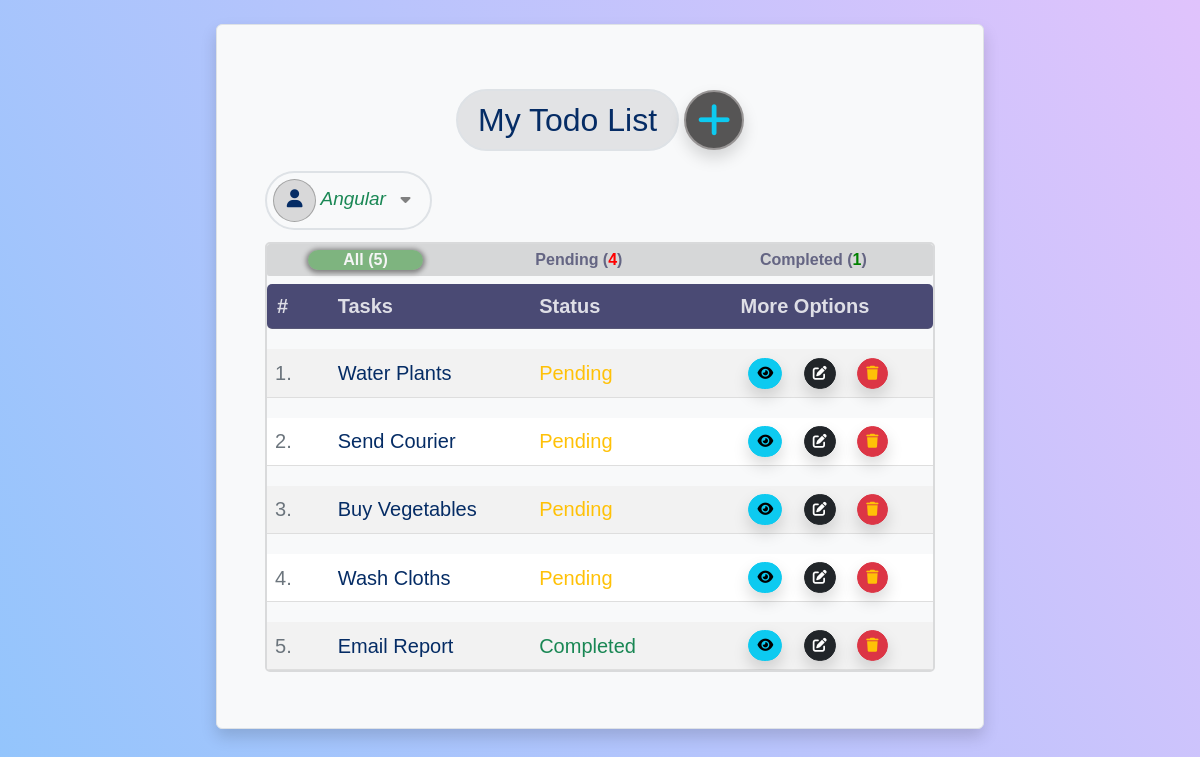
The page /mytodos/home/ (signed in) on the database its author committed.
### mytodos/models.py (models this page shows, shortened)
class Task(models.Model):
    user = models.ForeignKey(User, on_delete=models.CASCADE)
    title = models.CharField(max_length=300)
    description = models.TextField(null=True, blank=True)
    completed = models.BooleanField(default=False)
    date_created = models.DateTimeField(auto_now_add=True)
    class Meta:
        ordering = ['completed']

### mytodos/views.py (the view, shortened to what this page needs)
# urls.py: path('mytodos/home/', views.HomeView.as_view(), name='home'),
@method_decorator(decorator_list, name='dispatch')
class HomeView(View):
    def get(self, request, *args, **kwargs):
        qs = Task.objects.filter(user=request.user)
        completed_tasks = qs.filter(completed=True)
        pending_tasks = qs.filter(completed=False)
        completed_count = completed_tasks.aggregate(total_count=Count("id"))
        pending_count = pending_tasks.aggregate(total_count=Count("id"))
        group_by_count = Task.objects.filter(user=request.user).values('completed').annotate(total=Count("id"))
        all_count = Task.objects.filter(user=request.user).values('completed').aggregate(total=Count("id"))
        form = TaskForm()
        return render(request, 'home.html', {
                                                'data':qs,
                                                'completed_tasks': completed_tasks,
                                                'pending_tasks': pending_tasks,
                                                'completed_count': completed_count,
                                                'pending_count': pending_count,
                                                'all_count': all_count,
                                                'form': form,
                                                })

### mytodos/templates/home.html (shortened to what this page needs)
<!DOCTYPE html>
{% load tz %}
{% load static %}
<html lang="en">
<head>
    <link href="https://cdn.jsdelivr.net/npm/bootstrap@5.3.2/dist/css/bootstrap.min.css" rel="stylesheet"
>
    <link rel="stylesheet" href="https://cdnjs.cloudflare.com/ajax/libs/font-awesome/6.5.1/css/all.min.css"
 />
    <link rel="stylesheet" href="{% static 'css/mystyles.css' %}">
</head>
<body class="home">
    <div class="container my-3">
        <div class="mx-auto shadow border p-3 p-md-5 mt-4 rounded-2 app-div bg-body-tertiary">
            <h2 class="text-center mt-2 p-2 text-primary-emphasis">
                <span class="rounded-5 bg-secondary-subtle border border-2 "> My Todo List</span>
                <a href="{% url 'task-add' %}" class="text-info add-btn shadow" data-bs-toggle="tooltip" data-bs-placement="top" data-bs-title="Add new Todo's"><i class="fa-solid fa-plus"></i></a>
            </h2>
            <div class="user-div">
                <div class="username-div">
                    <span class="username-span text-primary-emphasis border border-2 rounded-5"><i class="fa-solid fa-user "></i> <i class="text-success username text-capitalize">{{request.user}}</i> <i class="fa-solid fa-caret-down"></i></span>
                </div>
            </div>
            <table class="table table-striped align-middle my-2 table-hover" style="width:100%;">
                <colgroup span="1" class=""></colgroup>
                <colgroup span="2"></colgroup>
                <colgroup span="1" class="more-option-column"></colgroup>
                <thead>
                    <tr>
                        <td colspan="4" class="bg-light status-heading">
                            <div class="task-status-div d-flex justify-content-around">
                                <a class="all_button active">All (<span class="">{{all_count.total}}</span>)</a>
                                <a class="pending_button">Pending (<span class="">{{pending_count.total_count}}</span>)</a>
                                <a class="completed_button">Completed (<span class="">{{completed_count.total_count}}</span>)</a>
                            </div>
                        </td>
                    </tr>
                    <tr>
                        <th style="width: 64px; min-width: 30px;">#</th>
                        <th>Tasks</th>
                        <th>
                        </th>
                        <th >More Options</th>
                    </tr>
                </thead>
                <tbody>
                    {% for todo in data %}
                    <tr class="js-strike-through all_task">
                        <td class="text-secondary">
                            {{forloop.counter}}.
                        </td>
                        <td>
                            <span class="text-primary-emphasis">{{todo.title}}</span>
                        </td>
                        <td class="js-complete-status complete-status">
                            {% if todo.completed == True %}
                            <span class="text-success">Completed</span>
                            {% else %}
                            <span class="text-warning">Pending</span>
                            {% endif %}
                        </td>
                        <td>
                            <div class="more-options">
                                <a class="btn btn-sm btn-info rounded-5 ms-2 shadow" data-bs-toggle="modal" data-bs-target="#staticBackdrop{{forloop.counter}}"><i class="fa-solid fa-eye"></i></a>
                                <a href="{% url 'task-edit' todo.id %}" class="btn btn-sm btn-dark rounded-5 mx-3 shadow"><i class="fa-solid fa-pen-to-square"></i></a>
                                <button data-todo-id="{{todo.id}}" class="btn btn-sm btn-danger text-warning rounded-5 delete-button shadow"><i class="fa-solid fa-trash"></i></button>
                            </div>
                        </td>
                    </tr>
                    {% endfor %}
                </tbody>
            </table>
        </div>
    </div>
</body>
</html>

### static/css/mystyles.css (style rules this page uses)
body { font-family: 'Popins', sans-serif; background-color: #8EC5FC; background-image: linear-gradient(62deg, #8EC5FC 0%, #E0C3FC 100%); background-attachment: fixed; }
span i.username { text-transform: capitalize; }
.app-div { max-width: 768px; min-width: 298.5px; position: relative; }
.js-strike-through { position: relative; }
.js-strike-through::after { content: ""; width: 60%; height: 2px; border-bottom: 2px solid rgba(0, 128, 0, 0.866); position: absolute; top: 48%; left: 7px; right: 4px; z-index: 3; display: var(--displayValue, none); }
h2 { display: flex; justify-content: center; align-items: center; position: relative; }
h2 span { padding: 10px 20px; }
.add-btn { border-radius: 50%; display: inline-block; width: 60px; height: 60px; margin-left: 5px; background-color: rgba(86, 85, 85, 1); border: 2px solid rgb(152, 149, 149); }
.add-btn .fa-solid.fa-plus { line-height: 1.5; font-size: 38px; width: 40px; height: 40px; }
.fa-solid.fa-user { border: 1px solid rgba(128, 128, 128, 0.611); border-radius: 50%; height: 45px; width: 45px; padding: 10px; text-align: center; background-color: rgba(128, 128, 128, 0.271); }
.user-div { margin-top: 0px; margin-block: 20px; z-index: 3; }
.user-div .username-div { position: relative; }
.user-div .username-div .username-span { cursor: pointer; z-index: 5; padding: 18px 20px 20px 6px; }
.user-div .username-div .username-span .username { font-size: 19px; }
.user-div .username-div .username-span .fa-solid.fa-user { width: 43px; height: 43px; font-size: 18px; }
.user-div .username-div .fa-solid.fa-caret-down { margin-left: 10px; cursor: pointer; z-index: 2; color: gray; }
.table { font-size: 20px; border-collapse: separate; border-spacing: 0px 20px; width: 100%; display: block; overflow: hidden; height: 430px; border: 2px solid rgba(128, 128, 128, 0.264); border-radius: 5px; overflow-y: scroll; scrollbar-width: thin; scrollbar-color: rgba(46, 43, 43, 0.638) rgba(99, 99, 99, 0.271); padding-bottom: 25px; }
.table th { color: rgba(255, 255, 255, 0.821); background-color: rgba(66, 66, 110, 0.951); min-width: 80px; width: 205px; }
.table th:nth-of-type(1) { border-radius: 5px 0px 0px 5px; padding-left: 10px; }
.table th:nth-of-type(4) { border-radius: 0px 5px 5px 0px; }
.table tr td { text-transform: capitalize; }
.table tr { line-height: 1.4; }
.table thead tr { position: relative; }
.table thead tr td.status-heading { line-height: .5; padding: 8px 0px; font-weight: 600; font-size: 16px; border: none; color: rgba(40, 40, 79, 0.686); position: absolute; top: -28.5px; left: 0; right: 0; z-index: 3; }
.table thead tr td.status-heading > div { background-color: rgba(168, 168, 168, 0.429); border-radius: 2px; padding-block: 6px; }
.table thead tr td.status-heading div > * { padding: 6px 20px; border-radius: 50px; text-decoration: none; color: rgba(43, 43, 87, 0.663); cursor: pointer; }
.all_button span { color: rgb(32, 35, 66); }
.pending_button span { color: red; }
.completed_button span { color: green; }
.table thead tr td.status-heading div a.active { background-color: rgba(0, 128, 0, 0.412); color: whitesmoke; box-shadow: 0px 1px 5px 2px gray; }
.table thead tr td.status-heading div a.active span { color: whitesmoke; }
.table thead tr td.status-heading div a:nth-of-type(1) { padding-left: 35px; padding-right: 35px; }
.table thead tr td.status-heading div a:nth-of-type(2) { padding-left: 30px; padding-right: 30px; }
.table thead tr td.status-heading div a:nth-of-type(3) { padding-left: 25px; padding-right: 25px; }
.table thead tr { position: sticky; top: 0px; z-index: 2; }
.table thead tr:nth-of-type(1) { top: 20px; }
.table thead tr:nth-of-type(2) { top: 30px; }

### rows shown on the page
Task: title "Water Plants", completed "Pending"
Task: title "Send Courier", completed "Pending"
Task: title "Buy Vegetables", completed "Pending"
Task: title "Wash Cloths", completed "Pending"
Task: title "Email Report", completed "Completed"

### other values the page prints
{{ all_count.total }} "5"
{{ pending_count.total_count }} "4"
{{ completed_count.total_count }} "1"
